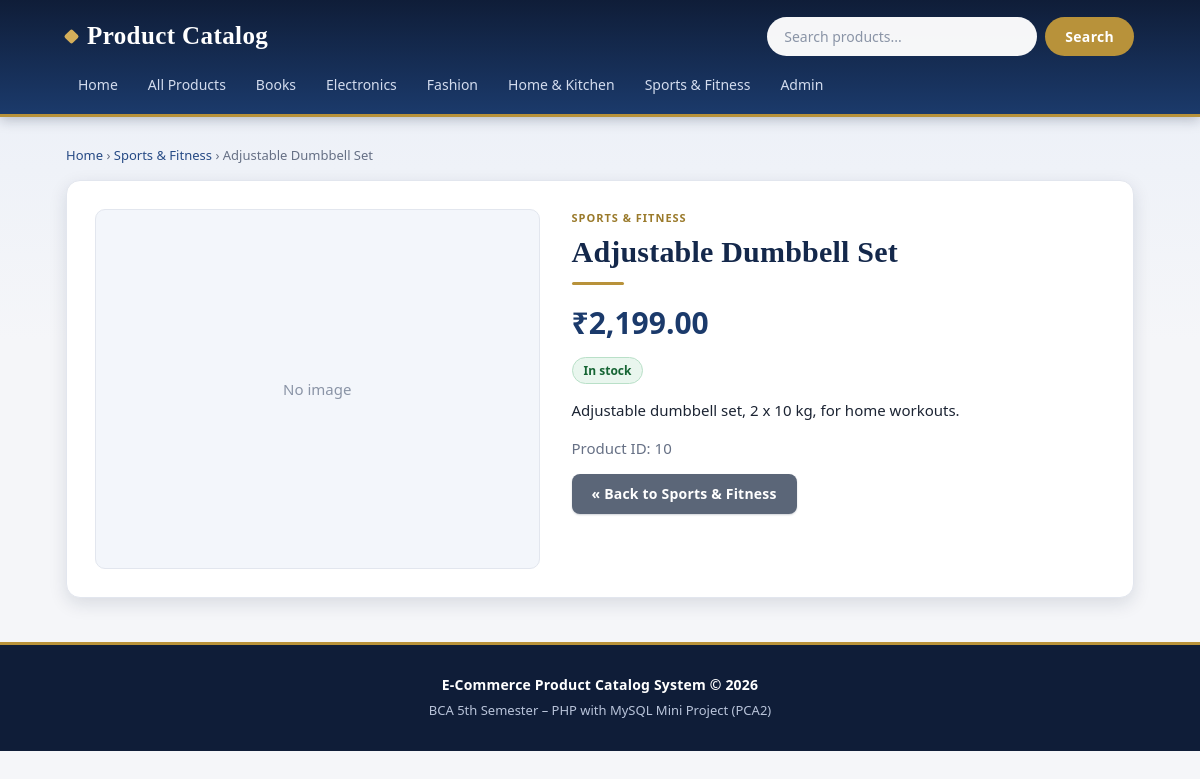
The app's page /product.php?id=10, older data.
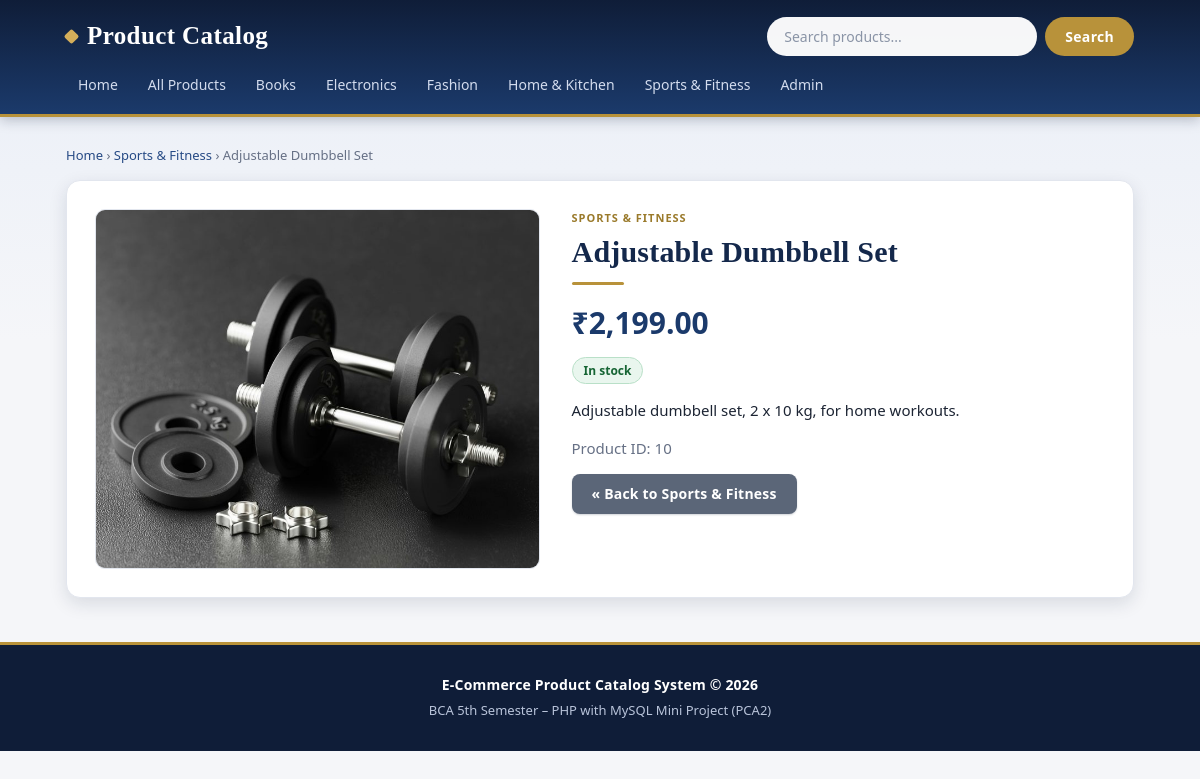
The same page, newer data.
### tables this page shows
CREATE TABLE `products` (
  `product_id` int(11) NOT NULL,
  `category_id` int(11) NOT NULL,
  `product_name` varchar(150) NOT NULL,
  `description` text DEFAULT NULL,
  `price` decimal(10,2) NOT NULL,
  `image` varchar(255) DEFAULT 'no-image.png',
  `stock_quantity` int(11) DEFAULT 0,
  `is_featured` tinyint(1) DEFAULT 0,
  `created_at` timestamp NOT NULL DEFAULT current_timestamp()
);

CREATE TABLE `categories` (
  `category_id` int(11) NOT NULL,
  `category_name` varchar(100) NOT NULL,
  `description` text DEFAULT NULL,
  `created_at` timestamp NOT NULL DEFAULT current_timestamp()
);

### product.php (the view, shortened to what this page needs)
<?php
require_once 'config/db.php';
require 'includes/functions.php';
$product = null;
$error   = '';
if (!isset($_GET['id']) || !is_string($_GET['id']) || !ctype_digit($_GET['id']) || (int)$_GET['id'] < 1) {
    $error = 'Invalid product.';
} else {
    $id = (int)$_GET['id'];
    $stmt = mysqli_prepare($conn,
        'SELECT p.*, c.category_name
         FROM products p JOIN categories c ON p.category_id = c.category_id
         WHERE p.product_id = ?');
    mysqli_stmt_bind_param($stmt, 'i', $id);
    mysqli_stmt_execute($stmt);
    $product = mysqli_fetch_assoc(mysqli_stmt_get_result($stmt));
}
require 'includes/header.php';
?>
<?php if ($error !== '') { ?>
    <h1>Product</h1>
    <div class="message error"><?php echo htmlspecialchars($error); ?></div>
    <a class="btn" href="<?php echo $base; ?>products.php">Browse all products</a>
<?php } else { ?>
    <div class="breadcrumb">
        <a href="<?php echo $base; ?>index.php">Home</a> &rsaquo;
        <a href="<?php echo $base; ?>products.php?category=<?php echo (int)$product['category_id']; ?>">
            <?php echo htmlspecialchars($product['category_name']); ?></a> &rsaquo;
        <?php echo htmlspecialchars($product['product_name']); ?>
    </div>
    <div class="product-detail">
        <div class="detail-image">
            <?php echo product_image($product['image'], $product['product_name']); ?>
        </div>
        <div>
            <div class="product-category"><?php echo htmlspecialchars($product['category_name']); ?></div>
            <h1><?php echo htmlspecialchars($product['product_name']); ?></h1>
            <div class="price">&#8377;<?php echo number_format($product['price'], 2); ?></div>
            <p><?php echo stock_badge($product['stock_quantity']); ?></p>
            <p><?php echo nl2br(htmlspecialchars((string)$product['description'])); ?></p>
            <p class="subtitle">Product ID: <?php echo (int)$product['product_id']; ?></p>
            <a class="btn btn-secondary"
               href="<?php echo $base; ?>products.php?category=<?php echo (int)$product['category_id']; ?>">
               &laquo; Back to <?php echo htmlspecialchars($product['category_name']); ?></a>
        </div>
    </div>
<?php } ?>
<?php require 'includes/footer.php'; ?>

### includes/functions.php (shortened to what this page needs)
<?php
function stock_badge($qty) {
    $qty = (int)$qty;
    if ($qty > 10) {
        return '<span class="badge in-stock">In stock</span>';
    }
    return '<span class="badge out-of-stock">Out of stock</span>';
}
function product_image($file, $alt) {
    global $base;
    $name = basename((string)$file);
    $path = __DIR__ . '/../assets/images/products/' . $name;
    if ($name !== '' && is_file($path)) {
        return '<img src="' . $base . 'assets/images/products/' . rawurlencode($name)
             . '" alt="' . htmlspecialchars($alt) . '">';
    }
    return 'No image';
}

Row changes from the older to the newer data that the page shows:
changed products "Adjustable Dumbbell Set": image: picture added; image+product_name "No image" → (not shown)
